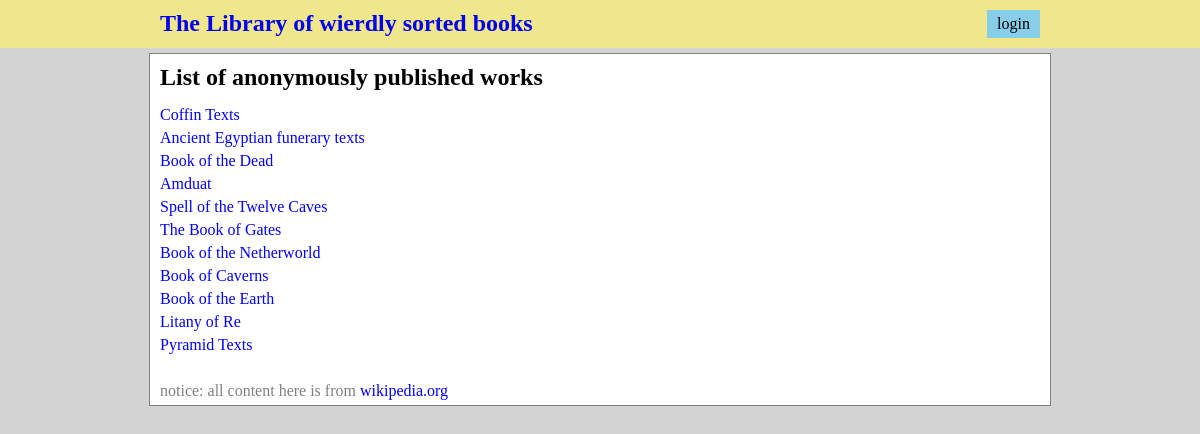
The app's page /category/List of anonymously published works with its own data.
### databases/database_setup.py (models this page shows, shortened)
class Category(Base):
    __tablename__ = 'Category'
    id = Column(Integer, primary_key=True)
    name = Column(String(250), nullable=False)

class Item(Base):
    __tablename__ = 'Item'
    id = Column(Integer, primary_key=True)
    name = Column(String(80), nullable=False)
    description = Column(String(250))
    category_id = Column(Integer, ForeignKey('Category.id'))
    category = relationship(Category)
    user_id = Column(Integer, ForeignKey('User.id'))
    user = relationship(User)

### host.py (the view)
@app.route("/category/<category_name>")
def show_category(category_name):
    session = DBSession()
    category = session.query(Category).filter_by(name=category_name).one()
    books = session.query(Item).filter_by(category_id=category.id).all()
    session.close()
    username = login_session.get('username', None)
    return render_template("category.html",
                           category=category,
                           books=books,
                           username=username)

### templates/category.html
{% extends "base.html" %}
{% block extraload %}
    <link href="{{url_for('static', filename='css/main.css')}}" rel="stylesheet" type="text/css">
{% endblock %}
{% block content %}
    <h2>{{category.name}}</h2>
    <ul>
    {% for book in books %}
        <li>
	    <a href={{url_for('show_book', category_name=category.name, book_name=book.name)}}>{{book.name}}</a>
	</li>
    {% endfor %}
    </ul>
{% endblock %}

### static/css/page.css (style rules this page uses)
* { padding: 0; margin: 0; }
body { background: lightgrey; }
h2 { margin: 10px; display: inline-block; }

### static/css/main.css (style rules this page uses)
#content a { color: blue; text-decoration: none; }
#content ul { list-style: none; }
#content li, p { margin: 5px 10px; }

### records on screen
Category: name "List of anonymously published works"
Item: name "Coffin Texts"
Item: name "Ancient Egyptian funerary texts"
Item: name "Book of the Dead"
Item: name "Amduat"
Item: name "Spell of the Twelve Caves"
Item: name "The Book of Gates"
Item: name "Book of the Netherworld"
Item: name "Book of Caverns"
Item: name "Book of the Earth"
Item: name "Litany of Re"
Item: name "Pyramid Texts"
